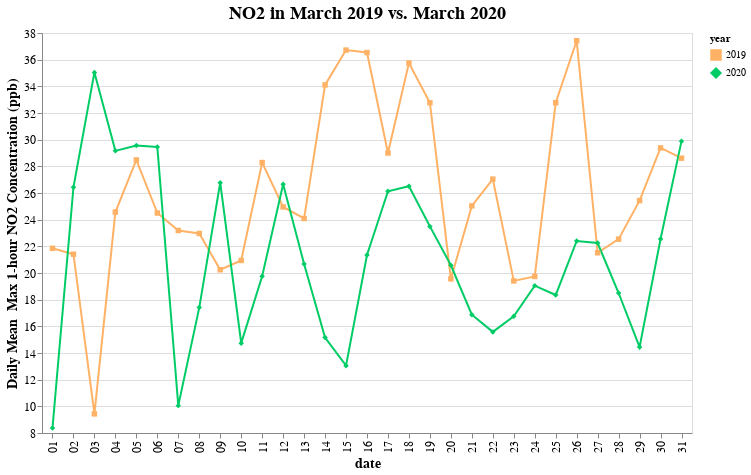

The notebook cell this image was saved under:
### Markdown cell above
### Plot

### Code cell
#change color
domain = ["2019", "2020"]
range_ = ["#FFB266", "#00CC66"]

#Chart
no_mar = alt.Chart(no2Mar_com).transform_aggregate(
    num="mean(Daily Max 1-hour NO2 Concentration)",
    groupby=["date", "month", "year"]
).mark_line(
    point=True
).encode(
    x="date:O",
    y=alt.Y("num:Q", axis=alt.Axis(title="Daily Mean  Max 1-hour NO2 Concentration (ppb)"),scale=alt.Scale(zero=False)),
    tooltip="num:Q",
    color=alt.Color("year", scale=alt.Scale(domain=domain, range=range_)),
    shape=alt.Shape("year", scale=alt.Scale(range=["square","diamond"]))
).properties(
    width=650,
    height=400,
    title="NO2 in March 2019 vs. March 2020"
).configure_axis(
    labelFontSize=12,
    titleFontSize=14,
).configure_title(fontSize=18, anchor="middle"
)

no_mar

### Figure 1 — Vega-Lite specification as saved in the notebook (floating-point values rounded to 4 significant figures; data arrays with more than 128 entries replaced by an {"elided": "..."} marker saying what was removed)
{"config": {"view": {"continuousWidth": 400, "continuousHeight": 300}, "axis": {"labelFontSize": 12, "titleFontSize": 14}, "title": {"anchor": "middle", "fontSize": 18}}, "data": {"name": "data-d8b533641c74bee0036a146780888031"}, "mark": {"type": "line", "point": true}, "encoding": {"color": {"type": "nominal", "field": "year", "scale": {"domain": ["2019", "2020"], "range": ["#FFB266", "#00CC66"]}}, "shape": {"type": "nominal", "field": "year", "scale": {"range": ["square", "diamond"]}}, "tooltip": {"type": "quantitative", "field": "num"}, "x": {"type": "ordinal", "field": "date"}, "y": {"type": "quantitative", "axis": {"title": "Daily Mean  Max 1-hour NO2 Concentration (ppb)"}, "field": "num", "scale": {"zero": false}}}, "height": 400, "title": "NO2 in March 2019 vs. March 2020", "transform": [{"aggregate": [{"op": "mean", "field": "Daily Max 1-hour NO2 Concentration", "as": "num"}], "groupby": ["date", "month", "year"]}], "width": 650, "$schema": "https://vega.github.io/schema/vega-lite/v4.8.1.json", "datasets": {"data-d8b533641c74bee0036a146780888031": {"elided": "1097 records"}}}
